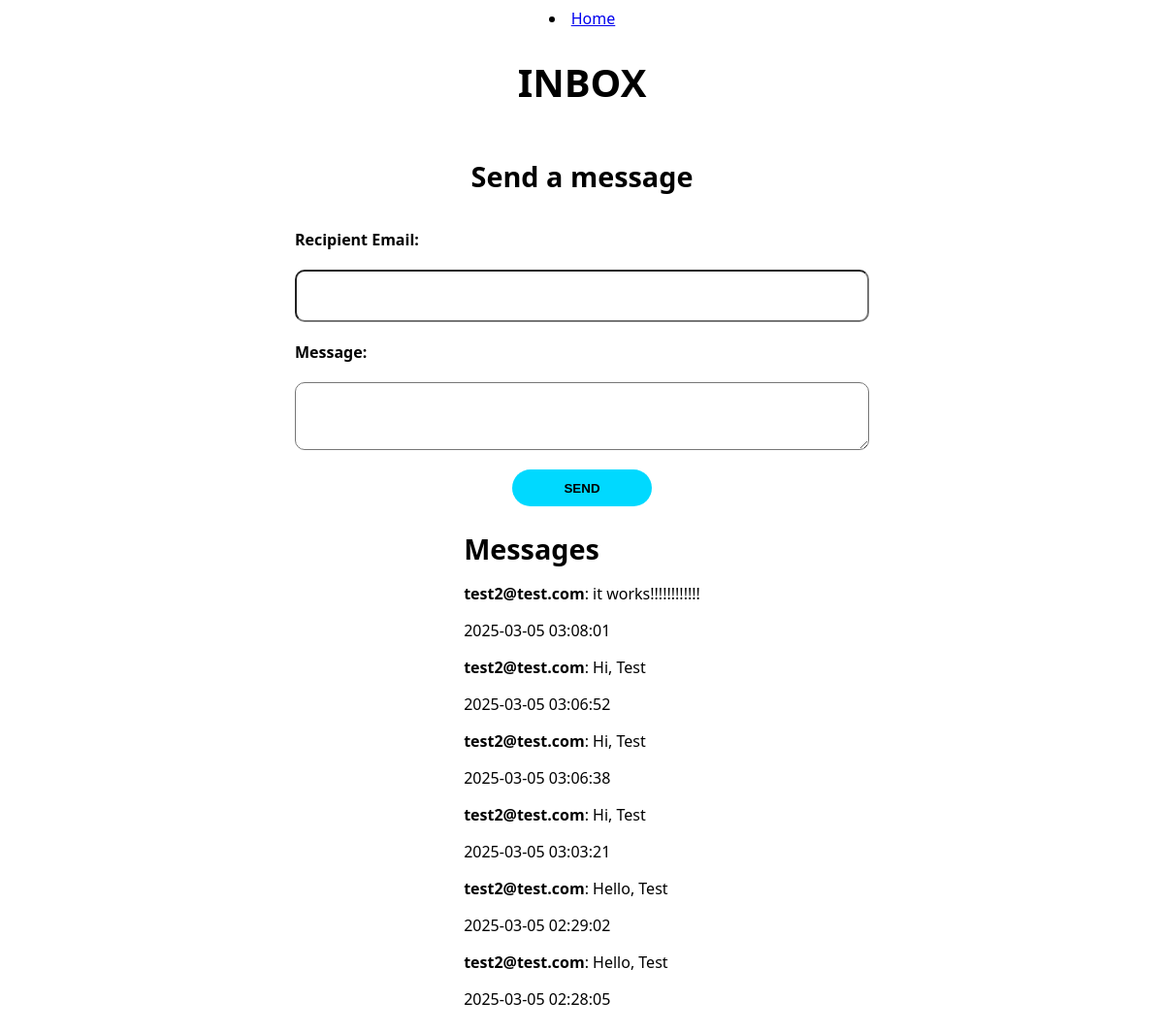
Before: /inbox (signed in) with the older database file.
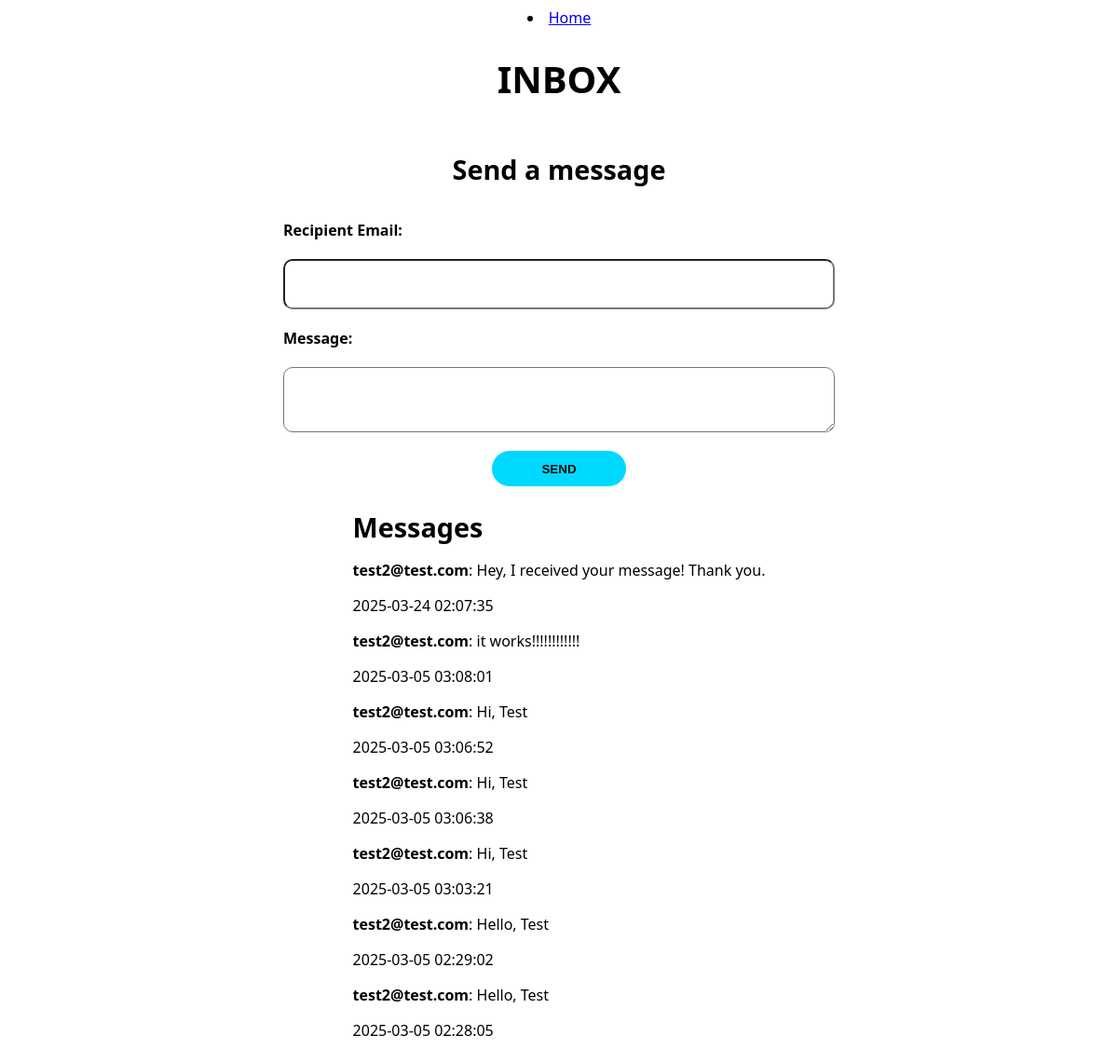
After: the same page with the newer database file.
### website/models.py (models this page shows)
class Message(db.Model): #Model to handle the messages
    id = db.Column(db.Integer, primary_key=True)   #store all messages in a table
    sender_id = db.Column(db.Integer, db.ForeignKey('user.id')) #used to fetch the correct messages based on who received and who sent
    receiver_id = db.Column(db.Integer, db.ForeignKey('user.id'))
    message_text = db.Column(db.Text, nullable = False)
    timestamp = db.Column(db.DateTime, default = db.func.current_timestamp())

class User(db.Model, UserMixin): # Define schema, the columns
    id = db.Column(db.Integer, primary_key=True)
    email = db.Column(db.String(150), unique=True) # No user can have the same email as another
    password = db.Column(db.String(150))
    first_name = db.Column(db.String(150))
    role = db.Column(db.String(150))
    projects = db.relationship('Project') # Tells Flask and sqlAlchemy to do their magic, and when creating a project,

### website/views.py (the view)
@views.route('/inbox')
def inbox():
    user_id = current_user.id
    messages = Message.query.join(User, Message.sender_id == User.id).filter(Message.receiver_id == user_id).add_columns(Message.id, Message.message_text, Message.timestamp, User.email.label('sender_name')).order_by(Message.timestamp.desc()).all()
    return render_template("inbox.html", messages=messages)

### website/templates/inbox.html (shortened to what this page needs)
<!DOCTYPE html>
<html lang="en-US">
  <head>
    <link rel="stylesheet" href="./../static/inbox-style.css" />
  </head>
  <body>
    <li><a href="/">Home</a></li>
    <h1>Inbox</h1>
    <h2>Send a message</h2>
    <form method="POST" action="{{url_for('views.send_message')}}">
      <label for="receiver_email">Recipient Email:</label>
      <input type="text" name="receiver_email" required />
      <label for="content">Message:</label>
      <textarea name="content" required></textarea>
      <button type="submit">Send</button>
    </form>
    <div>
      <h2>Messages</h2>
      {% if messages %} {% for message in messages %}
      <div>
        <p>
          <strong>{{message.sender_name }}</strong>: {{message.message_text }}
        </p>
        <p>{{message.timestamp }}</p>
      </div>
      {% endfor %} {% else %}
      <p>No messages found.</p>
      {% endif %}
    </div>
  </body>
</html>

Changed rows visible on the page:
added Message: sender_name "test2@test.com", message_text "Hey, I received your message! Thank you.", timestamp "2025-03-24 02:07:35"
